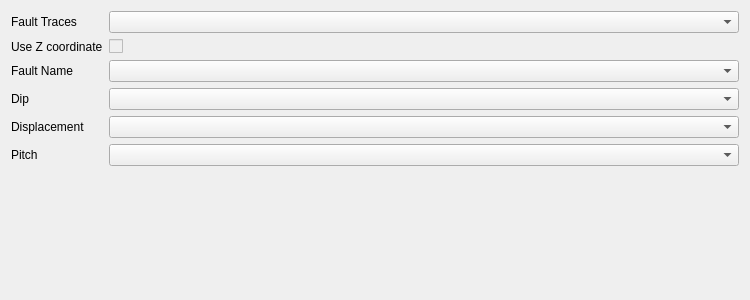
<?xml version="1.0" encoding="UTF-8"?>
<ui version="4.0">
 <class>Form</class>
 <widget class="QWidget" name="Form">
  <property name="geometry">
   <rect>
    <x>0</x>
    <y>0</y>
    <width>750</width>
    <height>300</height>
   </rect>
  </property>
  <property name="windowTitle">
   <string>Form</string>
  </property>
  <layout class="QVBoxLayout" name="verticalLayout">
   <item>
    <layout class="QFormLayout" name="formLayout_4">
     <item row="0" column="0">
      <widget class="QLabel" name="faultTracesLabel">
       <property name="text">
        <string>Fault Traces</string>
       </property>
      </widget>
     </item>
     <item row="0" column="1">
      <widget class="QgsMapLayerComboBox" name="faultTraceLayer"/>
     </item>
     <item row="2" column="0">
      <widget class="QLabel" name="label_3">
       <property name="text">
        <string>Fault Name</string>
       </property>
      </widget>
     </item>
     <item row="2" column="1">
      <widget class="QgsFieldComboBox" name="faultNameField"/>
     </item>
     <item row="3" column="0">
      <widget class="QLabel" name="label_4">
       <property name="text">
        <string>Dip</string>
       </property>
      </widget>
     </item>
     <item row="3" column="1">
      <widget class="QgsFieldComboBox" name="faultDipField">
       <property name="allowEmptyFieldName">
        <bool>true</bool>
       </property>
      </widget>
     </item>
     <item row="4" column="0">
      <widget class="QLabel" name="label_5">
       <property name="text">
        <string>Displacement</string>
       </property>
      </widget>
     </item>
     <item row="4" column="1">
      <widget class="QgsFieldComboBox" name="faultDisplacementField">
       <property name="allowEmptyFieldName">
        <bool>true</bool>
       </property>
      </widget>
     </item>
     <item row="5" column="0">
      <widget class="QLabel" name="label_29">
       <property name="text">
        <string>Pitch</string>
       </property>
      </widget>
     </item>
     <item row="5" column="1">
      <widget class="QgsFieldComboBox" name="faultPitchField"/>
     </item>
     <item row="1" column="0">
      <widget class="QLabel" name="useZCoordinateLabel">
       <property name="text">
        <string>Use Z coordinate</string>
       </property>
      </widget>
     </item>
     <item row="1" column="1">
      <widget class="QCheckBox" name="useZCoordinateCheckBox">
       <property name="enabled">
        <bool>false</bool>
       </property>
       <property name="toolTip">
        <string>&lt;html&gt;&lt;head/&gt;&lt;body&gt;&lt;p&gt;Use the Z coordinate from the layer if available. &lt;/p&gt;&lt;/body&gt;&lt;/html&gt;</string>
       </property>
      </widget>
     </item>
    </layout>
   </item>
  </layout>
 </widget>
 <customwidgets>
  <customwidget>
   <class>QgsFieldComboBox</class>
   <extends>QComboBox</extends>
   <header>qgsfieldcombobox.h</header>
  </customwidget>
  <customwidget>
   <class>QgsMapLayerComboBox</class>
   <extends>QComboBox</extends>
   <header>qgsmaplayercombobox.h</header>
  </customwidget>
 </customwidgets>
 <resources/>
 <connections/>
</ui>
